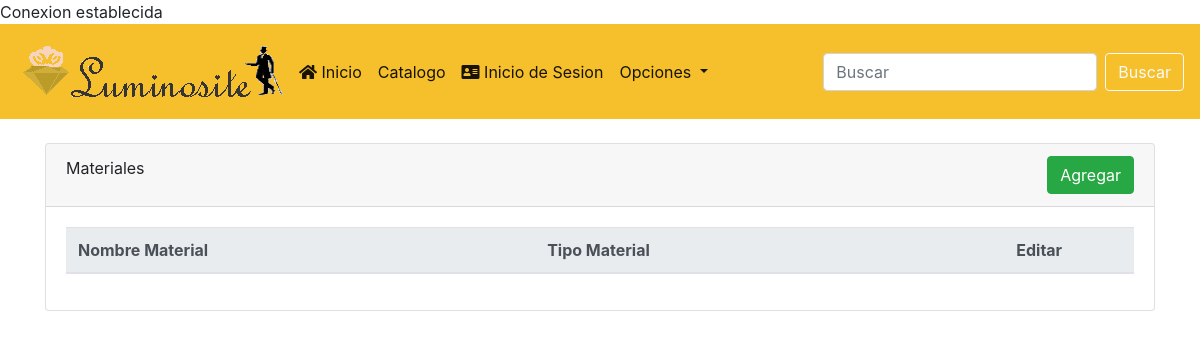
Page /materiales.php on the earlier database version.
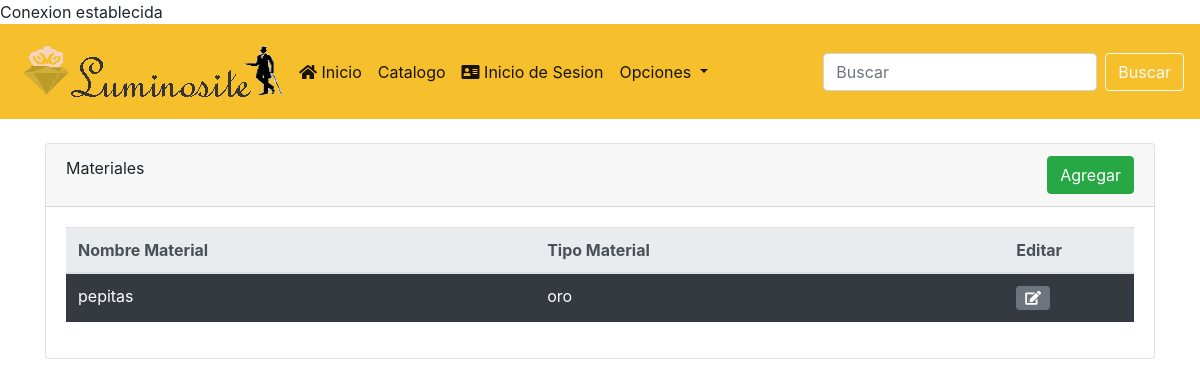
Same page on the later database version.
### tables this page shows
CREATE TABLE `materiales` (
  `id_material` int(10) unsigned NOT NULL AUTO_INCREMENT,
  `nombre` varchar(45) DEFAULT NULL,
  `tipo_material` varchar(45) DEFAULT NULL,
  PRIMARY KEY (`id_material`)
);

### materiales.php (the view, shortened to what this page needs)
<?php
require_once './conexion.php';
?>
<!DOCTYPE html>
<html lang="es-MX">
<head>
    <link rel="stylesheet" href="css/bootstrap.min.css">
    <link rel="stylesheet" href="css/all.min.css">
</head>
<body>
<?php require_once('./menu.php'); ?>
    <div class="container mt-4">
        <div class="card">
            <div class="card-header">
                Materiales
                <a href="materiales_formulario.php"class="btn btn-success float-right">Agregar</a>
            </div>
            <div class="card-body">
                <table class="table table-dark table table-hover">
                    <thead class="thead-light">
                        <tr>
                            <th style="width: 45%;" scope="col">Nombre Material</th>
                            <th style="width: 45%;" scope="col">Tipo Material</th>
                            <th style="width: 45%;" scope="col">Editar</th>
                            <th style="width: 90%;" scope="col">
                            </th>
                        </tr>
                    <tbody>
                        <?php
                        $sql = 'select id_material, nombre, tipo_material from materiales order by id_material asc';
                        foreach ($conexion->query($sql) as $registro) {
                            $registro['nombre'] = htmlentities($registro['nombre']);
                            $registro['tipo_material'] = htmlentities($registro['tipo_material']);
                        echo <<<fin
                        <tr>
                            <td scope="row">{$registro['nombre']}</td>
                            <td scope="row">{$registro['tipo_material']}</td>
                            <td>
                                <a class="btn btn-secondary btn-sm" href="materiales_editar.php?id={$registro['id_material']}"><i class="fa fa-edit"></i></a>
                            </td>
                        </tr>
fin;
                }
                        ?>
                    </tbody>
                </table>
            </div>
        </div>
    </div>
</body>
</html>

Differences in the rows shown:
added materiales: nombre "pepitas", tipo_material "oro"
